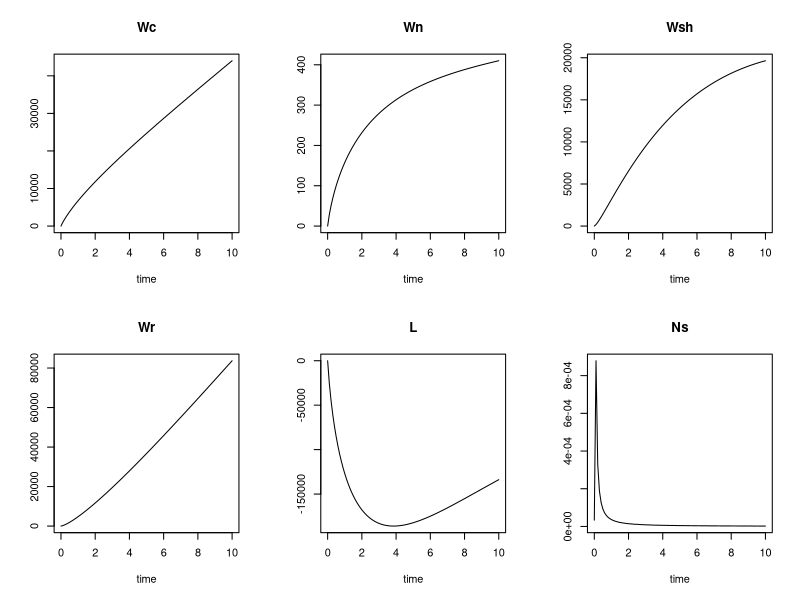

Source code (R): (Note: this script raises an error after producing the figure.)

library(deSolve)

# fertilzer model
# Thornley and Johnson, 1990 page 467
# something funky going on with LAI need to debug

parameters <- c(Mc = 30, Mn = 62, J = 5*10^6,
    h = 43,000, Pc = 1, sigN = 3000,
    Kc = 0.05, Kn = 0.005, dr = 0.2, rhos = 1500, mu = 150, fc = 0.45, fn = 0.03, 
	f1 = 0.7, Num = 25, Ep = 2.5, Y = 0.75, alphan = 0.5, gammash = 0.1, 
	gammar = 0.01, Bn = 3*10^6)
state <- c(Wc = 0.015, Wn = 0.004, Wsh = 0.2, Wr = 0.2, L = 0.8, Ns = 33.33*10^-6)

times <- seq(0, 10, by = .1)
growth3 <- function(t, state, parameters){
	with(as.list(c(state, parameters)),{
		Wg <- Wsh + Wr
		C  <- Wc/Wg
		N  <- Wn/Wg
		Ws <- (Mc/12)*Wc + (Mn/14)*Wn
		fsh <- Wsh/Wg
		fr  <- Wr/Wg
		Wsht <- Wsh + fsh*Ws
		Wrt  <- Wr + fr*Ws
		Io <- J/h
		P  <- 43200*(12/44)*Pc
		Un   <- (sigN*Wr*Ns)/(1 + (Kc/C)*(1 + N/Kn))
		lamsh <- (fr*N/(N + fn)) /( (fsh*C)/(C + fc) + (fr*N)/(N + fn) )
		lamr <- (fsh*C/(C + fc)) /( (fsh*C)/(C + fc) + (fr*N)/(N + fn) )
		Gsh <- mu*C*N*lamsh*Wsh
		Gr <- mu*C*N*lamr*Wr
		Nu <- Num*(1 - Ep*C)

		# differential equations
		dWc <- P - fc*(Gsh + Gr)/Y - alphan*Un
		dWn <- Un - fn*(Gsh + Gr)
		dWsh <- Gsh - gammash*Wsh
		dWr  <- Gr - gammar*Wr
		dL   <- Nu*f1*Gsh - gammash*L # something wrong with the LAI 
		dNs  <- Bn - (Un/dr*rhos)

		#return rate of change
		list(c(dWc, dWn, dWsh, dWr, dL, dNs))
	})
}
out <- ode(y = state, times = times, func = growth3, parms = parameters)


head(out)
plot(out)





parameters <- c(Mc = 30, Mn = 62, J = 5*10^6,
    h = 43,000, sigN = 3000,
    Kc = 0.05, Kn = 0.005, dr = 0.2, rhos = 1500, mu = 150, fc = 0.45, fn = 0.03, 
	f1 = 0.7, Num = 25, Ep = 2.5, Y = 0.75, alphan = 0.5, gammash = 0.1, 
	gammar = 0.01, Bn = 3*10^6, Pm = 10^6, alpha = 0.01, theta = 0.85, lamda = 0.7, m = 0.1, k = 0.5, Io = 400)
state <- c(Wc = 0.015, Wn = 0.004, Wsh = 0.2, Wr = 0.2, L = 0.8, Ns = 33.33*10^-6)

growth4 <- function(t, state, parameters){
	with(as.list(c(state, parameters)),{
		Pc <- (Pm/k)*log((alpha*k*Io + Pm(1-m))/((alpha*k*Io*exp(-k*L) + Pm(1-m))))
		Wg <- Wsh + Wr
		C  <- Wc/Wg
		N  <- Wn/Wg
		Ws <- (Mc/12)*Wc + (Mn/14)*Wn
		fsh <- Wsh/Wg
		fr  <- Wr/Wg
		Wsht <- Wsh + fsh*Ws
		Wrt  <- Wr + fr*Ws
		Io <- J/h
		P  <- 43200*(12/44)*Pc
		Un   <- (sigN*Wr*Ns)/(1 + (Kc/C)*(1 + N/Kn))
		lamsh <- (fr*N/(N + fn)) /( (fsh*C)/(C + fc) + (fr*N)/(N + fn) )
		lamr <- (fsh*C/(C + fc)) /( (fsh*C)/(C + fc) + (fr*N)/(N + fn) )
		Gsh <- mu*C*N*lamsh*Wsh
		Gr <- mu*C*N*lamr*Wr
		Nu <- Num*(1 - Ep*C)

		# differential equations
		dWc <- P - fc*(Gsh + Gr)/Y - alphan*Un
		dWn <- Un - fn*(Gsh + Gr)
		dWsh <- Gsh - gammash*Wsh
		dWr  <- Gr - gammar*Wr
		dL   <- Nu*f1*Gsh - gammash*L # something wrong with the LAI 
		dNs  <- Bn - (Un/dr*rhos)

		#return rate of change
		list(c(dWc, dWn, dWsh, dWr, dL, dNs))
	})
}
out <- ode(y = state, times = times, func = growth3, parms = parameters)

head(out)
plot(out)




?ode
